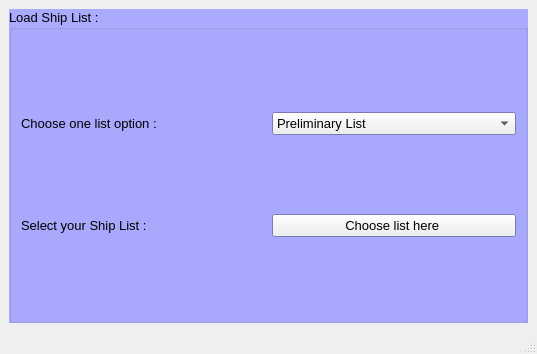
<?xml version="1.0" encoding="UTF-8"?>
<ui version="4.0">
 <class>ShiplistDataLoader</class>
 <widget class="QMainWindow" name="ShiplistDataLoader">
  <property name="geometry">
   <rect>
    <x>0</x>
    <y>0</y>
    <width>537</width>
    <height>354</height>
   </rect>
  </property>
  <property name="windowTitle">
   <string>Shiplist Data Loader</string>
  </property>
  <widget class="QWidget" name="centralwidget">
   <layout class="QGridLayout" name="gridLayout">
    <item row="1" column="0">
     <widget class="QGroupBox" name="groupBox">
      <property name="palette">
       <palette>
        <active>
         <colorrole role="Base">
          <brush brushstyle="SolidPattern">
           <color alpha="255">
            <red>255</red>
            <green>255</green>
            <blue>255</blue>
           </color>
          </brush>
         </colorrole>
         <colorrole role="Window">
          <brush brushstyle="SolidPattern">
           <color alpha="255">
            <red>170</red>
            <green>170</green>
            <blue>255</blue>
           </color>
          </brush>
         </colorrole>
        </active>
        <inactive>
         <colorrole role="Base">
          <brush brushstyle="SolidPattern">
           <color alpha="255">
            <red>255</red>
            <green>255</green>
            <blue>255</blue>
           </color>
          </brush>
         </colorrole>
         <colorrole role="Window">
          <brush brushstyle="SolidPattern">
           <color alpha="255">
            <red>170</red>
            <green>170</green>
            <blue>255</blue>
           </color>
          </brush>
         </colorrole>
        </inactive>
        <disabled>
         <colorrole role="Base">
          <brush brushstyle="SolidPattern">
           <color alpha="255">
            <red>170</red>
            <green>170</green>
            <blue>255</blue>
           </color>
          </brush>
         </colorrole>
         <colorrole role="Window">
          <brush brushstyle="SolidPattern">
           <color alpha="255">
            <red>170</red>
            <green>170</green>
            <blue>255</blue>
           </color>
          </brush>
         </colorrole>
        </disabled>
       </palette>
      </property>
      <property name="font">
       <font>
        <pointsize>10</pointsize>
       </font>
      </property>
      <property name="autoFillBackground">
       <bool>true</bool>
      </property>
      <property name="title">
       <string>Load Ship List :</string>
      </property>
      <layout class="QGridLayout" name="gridLayout_2">
       <item row="0" column="0">
        <widget class="QLabel" name="label">
         <property name="text">
          <string>Choose one list option :</string>
         </property>
        </widget>
       </item>
       <item row="0" column="1">
        <widget class="QComboBox" name="CB_ListType">
         <item>
          <property name="text">
           <string>Preliminary List</string>
          </property>
         </item>
         <item>
          <property name="text">
           <string>Today Ship List</string>
          </property>
         </item>
        </widget>
       </item>
       <item row="1" column="0">
        <widget class="QLabel" name="label_2">
         <property name="text">
          <string>Select your Ship List :</string>
         </property>
        </widget>
       </item>
       <item row="1" column="1">
        <widget class="QPushButton" name="PB_ChooseList">
         <property name="text">
          <string>Choose list here </string>
         </property>
        </widget>
       </item>
      </layout>
     </widget>
    </item>
   </layout>
  </widget>
  <widget class="QStatusBar" name="statusbar"/>
 </widget>
 <resources/>
 <connections/>
</ui>
